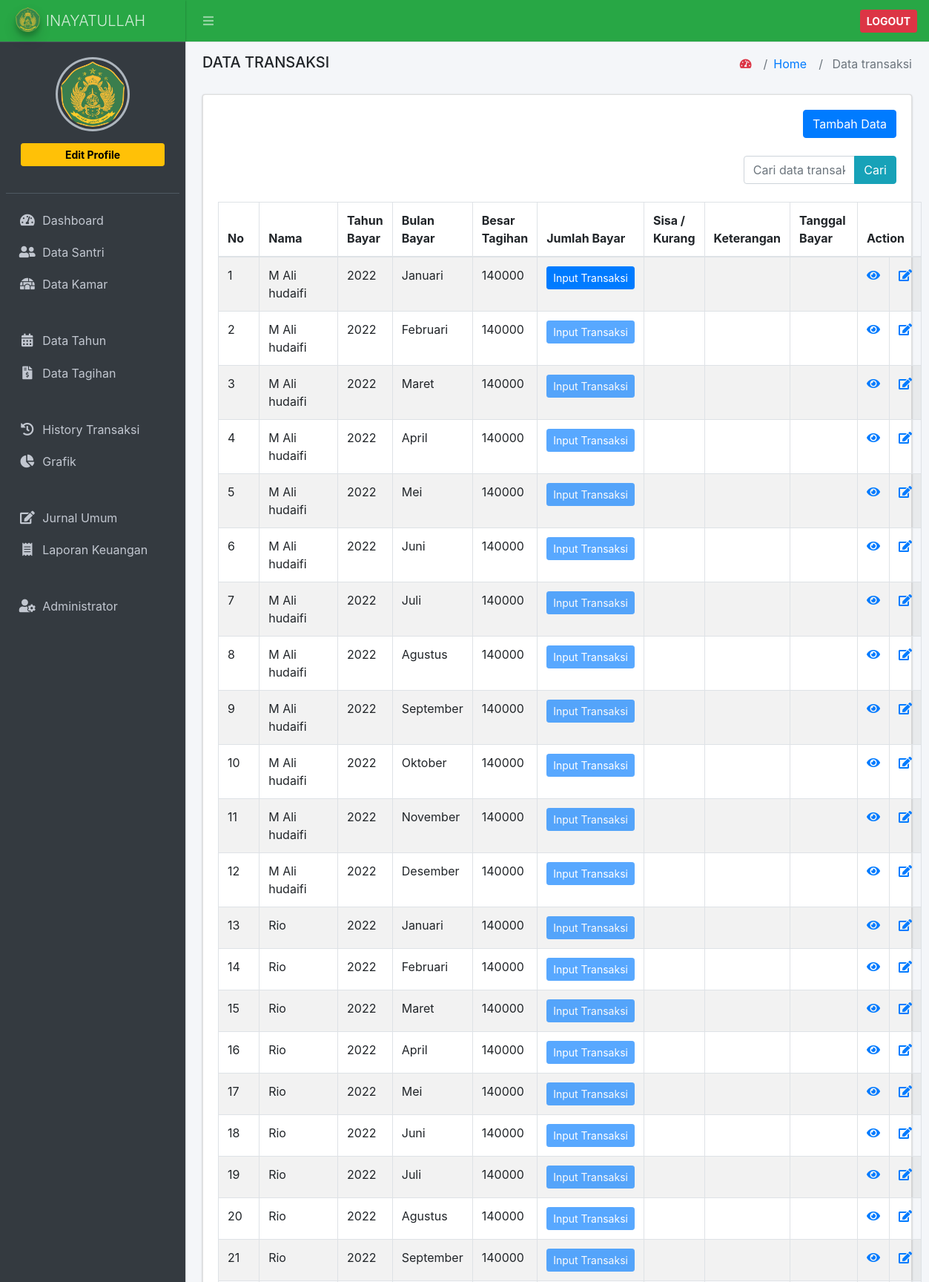
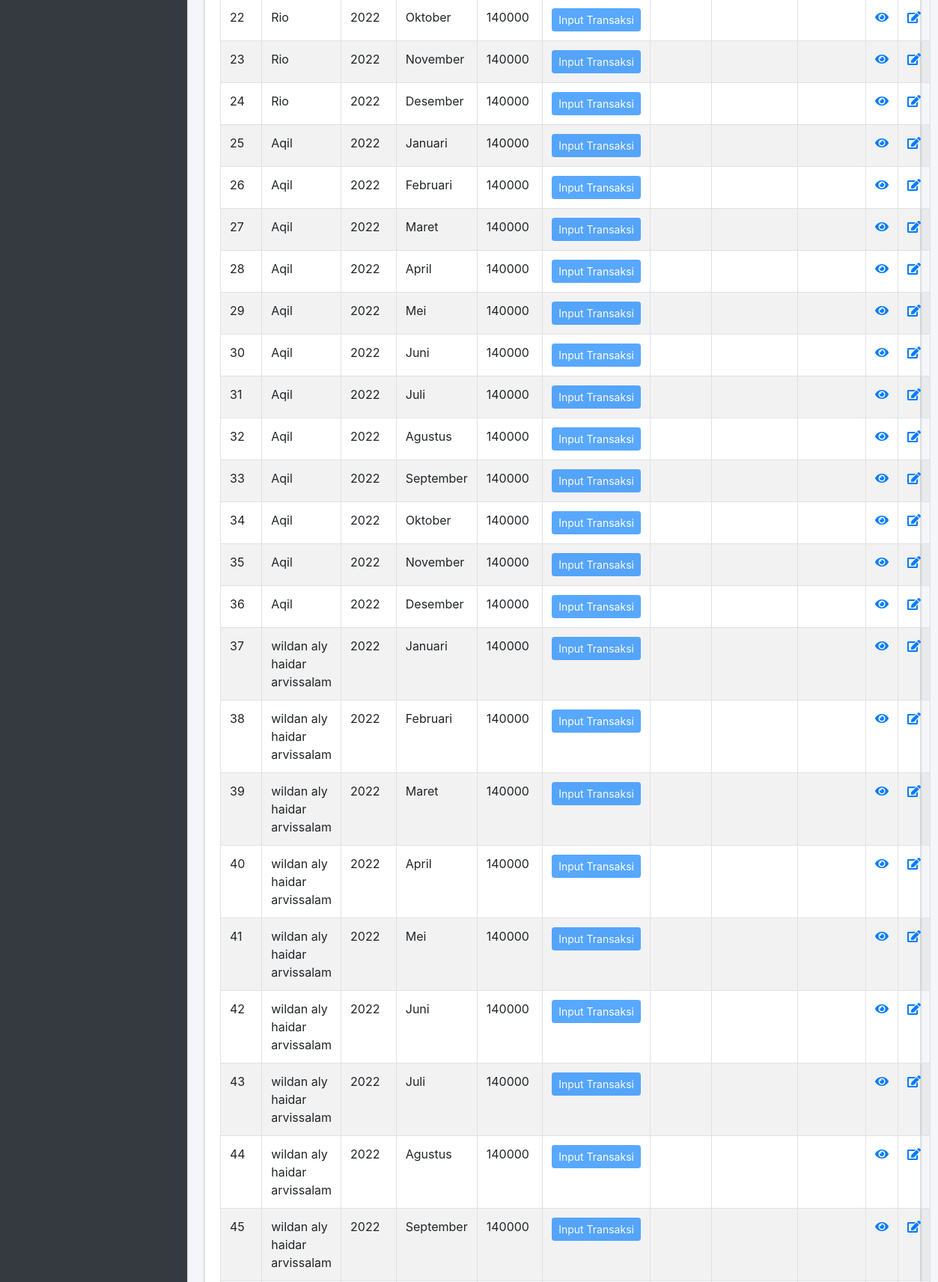
Page /index.php/data_transaksi (upper part) on the committed database (2 pictures, top to bottom).
### tables this page shows
CREATE TABLE `tb_data_transaksi` (
  `id_data_transaksi` int(11) NOT NULL,
  `id_data_santri` int(11) NOT NULL,
  `id_data_tagihan` int(11) DEFAULT NULL,
  `jumlah_bayar` varchar(100) DEFAULT NULL,
  `sisa` varchar(100) DEFAULT NULL,
  `keterangan` enum('0','1') DEFAULT NULL,
  `tanggal_bayar` datetime DEFAULT NULL,
  `created_by` varchar(200) NOT NULL
);

CREATE TABLE `tb_data_santri` (
  `id` int(11) NOT NULL,
  `nama` varchar(200) NOT NULL,
  `nis` varchar(20) NOT NULL,
  `tgl_lahir` date DEFAULT NULL,
  `alamat` varchar(200) NOT NULL,
  `jenis_kelamin` enum('L','P') NOT NULL,
  `id_kamar` int(11) NOT NULL,
  `id_kelas` int(11) NOT NULL,
  `no_hp` varchar(20) NOT NULL,
  `password` varchar(20) NOT NULL,
  `tgl_masuk` date DEFAULT NULL,
  `status` enum('1','2','3','4') NOT NULL DEFAULT '1',
  `foto` varchar(200) NOT NULL
);

CREATE TABLE `tb_tahun` (
  `id_tahun` int(11) NOT NULL,
  `nama_tahun` varchar(200) NOT NULL,
  `nominal_tagihan` varchar(200) NOT NULL
);

CREATE TABLE `tb_bulan` (
  `id_bulan` int(11) NOT NULL,
  `nama_bulan` varchar(100) NOT NULL
);

CREATE TABLE `tb_data_tagihan` (
  `id` int(11) NOT NULL,
  `id_tahun` int(11) NOT NULL,
  `id_bulan` int(11) NOT NULL,
  `nominal` varchar(200) NOT NULL
);

### application/controllers/Data_transaksi.php (called while the page is built, shortened)
<?php
class Data_transaksi extends CI_Controller
{
	public function __construct()
	{
		$this->load->model('m_data_transaksi');
		$this->load->library('form_validation');
	}
	public function index()
	{
		$data = [
			'title' => 'Data transaksi',
			'isi' => 'data_transaksi/index',
			'data_transaksi' => $this->m_data_transaksi->get_all_data(),
			'start' => $this->uri->segment(3),
			'jumlah_data' => $this->m_data_transaksi->count_search_data(),
		];
		return $this->load->view('master/index', $data);
	}
}

### index.php (called while the page is built, shortened)
<?php
require_once BASEPATH.'core/CodeIgniter.php';

### application/models/m_data_transaksi.php (called while the page is built, shortened)
<?php
class m_data_transaksi extends CI_Model
{
	public function get_all_data()
	{
		$this->db->join('tb_data_santri', 'tb_data_santri.id = tb_data_transaksi.id_data_santri');
		$this->db->join('tb_data_tagihan', 'tb_data_tagihan.id = tb_data_transaksi.id_data_tagihan');
		$this->db->join('tb_kamar', 'tb_kamar.id_kamar = tb_data_santri.id_kamar');
		$this->db->join('tb_kelas', 'tb_kelas.id_kelas = tb_data_santri.id_kelas');
		$this->db->join('tb_tahun', 'tb_data_tagihan.id_tahun = tb_tahun.id_tahun');
		$this->db->join('tb_bulan', 'tb_data_tagihan.id_bulan = tb_bulan.id_bulan');
		$this->db->order_by('id_data_santri', 'ASC');
		$this->db->order_by('tb_tahun.id_tahun', 'ASC');
		$this->db->order_by('tb_bulan.id_bulan', 'ASC');
		return $this->db->get('tb_data_transaksi')->result();
	}
}

### application/views/data_transaksi/index.php (the view, shortened to what this page needs)
<div class="card">
    <div class="card-body">
        <div id="example1_wrapper" class="dataTables_wrapper dt-bootstrap4">
            <div class="row d-flex">
                <div class="col-6">
                </div>
                <div class="col-6">
                    <div class="dataTables_length float-right" id="example1_length">
                        <a href="<?= base_url('data_transaksi/add') ?>" type="button" class="btn btn-primary" data-toggle="tooltip" data-placement="top" title="Tambah Data">Tambah Data</a>
                    </div>
                </div>
            </div>
            <br>
            <div class="row d-flex">
                <div class="col-9">
                </div>
                <div class="col-3">
                    <form action="" method="post">
                        <div class="input-group input-group-md">
                            <input type="text" class="form-control" placeholder="Cari data transaksi.." name="keyword">
                            <span class="input-group-append">
                                <button type="submit" class="btn btn-info" data-toggle="tooltip" data-placement="top" title="Cari">Cari</button>
                            </span>
                        </div>
                    </form>
                </div>
            </div>
            <br>
            <div class="row">
                <div class="col-sm-12">
                    <table id="example1" class="table table-bordered table-striped dataTable" role="grid" aria-describedby="example1_info">
                        <thead>
                            <tr role="row">
                                <th class="sorting_asc" tabindex="0" aria-controls="example1" rowspan="1" colspan="1" aria-sort="ascending" aria-label="No: activate to sort column descending">No</th>
                                <th class="sorting" tabindex="0" aria-controls="example1" rowspan="1" colspan="1" aria-label="Nama: activate to sort column ascending">Nama</th>
                                <th class="sorting" tabindex="0" aria-controls="example1" rowspan="1" colspan="1" aria-label="Alamat: activate to sort column ascending">Tahun Bayar</th>
                                <th class="sorting" tabindex="0" aria-controls="example1" rowspan="1" colspan="1" aria-label="Kamar: activate to sort column ascending">Bulan Bayar</th>
                                <th class="sorting" tabindex="0" aria-controls="example1" rowspan="1" colspan="1" aria-label="Kelas: activate to sort column ascending">Besar Tagihan</th>
                                <th class="sorting" tabindex="0" aria-controls="example1" rowspan="1" colspan="1" aria-label="Kelas: activate to sort column ascending">Jumlah Bayar</th>
                                <th class="sorting" tabindex="0" aria-controls="example1" rowspan="1" colspan="1" aria-label="Kelas: activate to sort column ascending">Sisa / Kurang</th>
                                <th class="sorting" tabindex="0" aria-controls="example1" rowspan="1" colspan="1" aria-label="Kelas: activate to sort column ascending">Keterangan</th>
                                <th class="sorting" tabindex="0" aria-controls="example1" rowspan="1" colspan="1" aria-label="Kelas: activate to sort column ascending">Tanggal Bayar</th>
                                <th class="sorting" tabindex="0" aria-controls="example1" rowspan="1" colspan="3" aria-label="Kelas: activate to sort column ascending">Action</th>
                            </tr>
                        </thead>
                        <tbody>
                            <?php
                            $urut = 0;
                            foreach ($data_transaksi as $ds) {
                            ?>
                                <tr role="row" class="odd">
                                    <td><?= ++$start ?></td>
                                    <td><?= $ds->nama; ?></td>
                                    <td><?= $ds->nama_tahun; ?></td>
                                    <td><?= $ds->nama_bulan; ?></td>
                                    <td><?= $ds->nominal; ?></td>
                                    <td>
                                        <?php
                                        if ($ds->jumlah_bayar) {
                                            echo $ds->jumlah_bayar;
                                        } else if ($urut == 0) { ?>
                                            <?php $urut++; ?>
                                            <a type="button" class="btn btn-sm btn-primary" data-toggle="tooltip" data-placement="top" title="Input Transaksi" href="<?= base_url('data_transaksi/add/') ?><?= $ds->id_data_transaksi ?>">Input Transaksi</a>
                                        <?php } else { ?>
                                            <a type="button" aria-disabled="true" class="btn btn-sm btn-primary disabled" data-toggle="tooltip" data-placement="top" title="Input Transaksi" href="<?= base_url('data_transaksi/add/') ?><?= $ds->id_data_transaksi ?>">Input Transaksi</a>
                                        <?php } ?>
                                    </td>
                                    <td>
                                    </td>
                                    <td>
                                    </td>
                                    <td><?= $ds->tanggal_bayar; ?></td>
                                    <td width="50">
                                        <a class="text-primary" data-toggle="tooltip" data-placement="top" title="Detail" href="<?= base_url('data_transaksi/detail/') ?><?= $ds->id_data_transaksi ?>"><i class="fa fa-eye"></i></a>
                                    </td>
                                    <td width="50">
                                        <a class="text-primary" data-toggle="tooltip" data-placement="top" title="Edit" href="<?= base_url('data_transaksi/edit/') ?><?= $ds->id_data_transaksi ?>"><i class="fa fa-edit"></i></a>
                                    </td>
                                </tr>
                            <?php
                            } ?>
                        </tbody>
                    </table>
                </div>
            </div>
        </div>
    </div>
</div>

### rows in the picture
tb_data_transaksi: id_data_santri.nama "M Ali hudaifi", tb_tahun.nama_tahun "2022", tb_bulan.nama_bulan "Januari", id_data_tagihan.nominal "140000"
tb_data_transaksi: id_data_santri.nama "M Ali hudaifi", tb_tahun.nama_tahun "2022", tb_bulan.nama_bulan "Februari", id_data_tagihan.nominal "140000"
tb_data_transaksi: id_data_santri.nama "M Ali hudaifi", tb_tahun.nama_tahun "2022", tb_bulan.nama_bulan "Maret", id_data_tagihan.nominal "140000"
tb_data_transaksi: id_data_santri.nama "M Ali hudaifi", tb_tahun.nama_tahun "2022", tb_bulan.nama_bulan "April", id_data_tagihan.nominal "140000"
tb_data_transaksi: id_data_santri.nama "M Ali hudaifi", tb_tahun.nama_tahun "2022", tb_bulan.nama_bulan "Mei", id_data_tagihan.nominal "140000"
tb_data_transaksi: id_data_santri.nama "M Ali hudaifi", tb_tahun.nama_tahun "2022", tb_bulan.nama_bulan "Juni", id_data_tagihan.nominal "140000"
tb_data_transaksi: id_data_santri.nama "M Ali hudaifi", tb_tahun.nama_tahun "2022", tb_bulan.nama_bulan "Juli", id_data_tagihan.nominal "140000"
tb_data_transaksi: id_data_santri.nama "M Ali hudaifi", tb_tahun.nama_tahun "2022", tb_bulan.nama_bulan "Agustus", id_data_tagihan.nominal "140000"
tb_data_transaksi: id_data_santri.nama "M Ali hudaifi", tb_tahun.nama_tahun "2022", tb_bulan.nama_bulan "September", id_data_tagihan.nominal "140000"
tb_data_transaksi: id_data_santri.nama "M Ali hudaifi", tb_tahun.nama_tahun "2022", tb_bulan.nama_bulan "Oktober", id_data_tagihan.nominal "140000"
tb_data_transaksi: id_data_santri.nama "M Ali hudaifi", tb_tahun.nama_tahun "2022", tb_bulan.nama_bulan "November", id_data_tagihan.nominal "140000"
tb_data_transaksi: id_data_santri.nama "M Ali hudaifi", tb_tahun.nama_tahun "2022", tb_bulan.nama_bulan "Desember", id_data_tagihan.nominal "140000"
tb_data_transaksi: id_data_santri.nama "Rio", tb_tahun.nama_tahun "2022", tb_bulan.nama_bulan "Januari", id_data_tagihan.nominal "140000"
tb_data_transaksi: id_data_santri.nama "Rio", tb_tahun.nama_tahun "2022", tb_bulan.nama_bulan "Februari", id_data_tagihan.nominal "140000"
tb_data_transaksi: id_data_santri.nama "Rio", tb_tahun.nama_tahun "2022", tb_bulan.nama_bulan "Maret", id_data_tagihan.nominal "140000"
tb_data_transaksi: id_data_santri.nama "Rio", tb_tahun.nama_tahun "2022", tb_bulan.nama_bulan "April", id_data_tagihan.nominal "140000"
tb_data_transaksi: id_data_santri.nama "Rio", tb_tahun.nama_tahun "2022", tb_bulan.nama_bulan "Mei", id_data_tagihan.nominal "140000"
tb_data_transaksi: id_data_santri.nama "Rio", tb_tahun.nama_tahun "2022", tb_bulan.nama_bulan "Juni", id_data_tagihan.nominal "140000"
tb_data_transaksi: id_data_santri.nama "Rio", tb_tahun.nama_tahun "2022", tb_bulan.nama_bulan "Juli", id_data_tagihan.nominal "140000"
tb_data_transaksi: id_data_santri.nama "Rio", tb_tahun.nama_tahun "2022", tb_bulan.nama_bulan "Agustus", id_data_tagihan.nominal "140000"
tb_data_transaksi: id_data_santri.nama "Rio", tb_tahun.nama_tahun "2022", tb_bulan.nama_bulan "September", id_data_tagihan.nominal "140000"
tb_data_transaksi: id_data_santri.nama "Rio", tb_tahun.nama_tahun "2022", tb_bulan.nama_bulan "Oktober", id_data_tagihan.nominal "140000"
tb_data_transaksi: id_data_santri.nama "Rio", tb_tahun.nama_tahun "2022", tb_bulan.nama_bulan "November", id_data_tagihan.nominal "140000"
tb_data_transaksi: id_data_santri.nama "Rio", tb_tahun.nama_tahun "2022", tb_bulan.nama_bulan "Desember", id_data_tagihan.nominal "140000"
tb_data_transaksi: id_data_santri.nama "Aqil", tb_tahun.nama_tahun "2022", tb_bulan.nama_bulan "Januari", id_data_tagihan.nominal "140000"
tb_data_transaksi: id_data_santri.nama "Aqil", tb_tahun.nama_tahun "2022", tb_bulan.nama_bulan "Februari", id_data_tagihan.nominal "140000"
tb_data_transaksi: id_data_santri.nama "Aqil", tb_tahun.nama_tahun "2022", tb_bulan.nama_bulan "Maret", id_data_tagihan.nominal "140000"
tb_data_transaksi: id_data_santri.nama "Aqil", tb_tahun.nama_tahun "2022", tb_bulan.nama_bulan "April", id_data_tagihan.nominal "140000"
tb_data_transaksi: id_data_santri.nama "Aqil", tb_tahun.nama_tahun "2022", tb_bulan.nama_bulan "Mei", id_data_tagihan.nominal "140000"
tb_data_transaksi: id_data_santri.nama "Aqil", tb_tahun.nama_tahun "2022", tb_bulan.nama_bulan "Juni", id_data_tagihan.nominal "140000"
tb_data_transaksi: id_data_santri.nama "Aqil", tb_tahun.nama_tahun "2022", tb_bulan.nama_bulan "Juli", id_data_tagihan.nominal "140000"
tb_data_transaksi: id_data_santri.nama "Aqil", tb_tahun.nama_tahun "2022", tb_bulan.nama_bulan "Agustus", id_data_tagihan.nominal "140000"
tb_data_transaksi: id_data_santri.nama "Aqil", tb_tahun.nama_tahun "2022", tb_bulan.nama_bulan "September", id_data_tagihan.nominal "140000"
tb_data_transaksi: id_data_santri.nama "Aqil", tb_tahun.nama_tahun "2022", tb_bulan.nama_bulan "Oktober", id_data_tagihan.nominal "140000"
tb_data_transaksi: id_data_santri.nama "Aqil", tb_tahun.nama_tahun "2022", tb_bulan.nama_bulan "November", id_data_tagihan.nominal "140000"
tb_data_transaksi: id_data_santri.nama "Aqil", tb_tahun.nama_tahun "2022", tb_bulan.nama_bulan "Desember", id_data_tagihan.nominal "140000"
tb_data_transaksi: id_data_santri.nama "wildan aly haidar arvissalam", tb_tahun.nama_tahun "2022", tb_bulan.nama_bulan "Januari", id_data_tagihan.nominal "140000"
tb_data_transaksi: id_data_santri.nama "wildan aly haidar arvissalam", tb_tahun.nama_tahun "2022", tb_bulan.nama_bulan "Februari", id_data_tagihan.nominal "140000"
tb_data_transaksi: id_data_santri.nama "wildan aly haidar arvissalam", tb_tahun.nama_tahun "2022", tb_bulan.nama_bulan "Maret", id_data_tagihan.nominal "140000"
tb_data_transaksi: id_data_santri.nama "wildan aly haidar arvissalam", tb_tahun.nama_tahun "2022", tb_bulan.nama_bulan "April", id_data_tagihan.nominal "140000"
tb_data_transaksi: id_data_santri.nama "wildan aly haidar arvissalam", tb_tahun.nama_tahun "2022", tb_bulan.nama_bulan "Mei", id_data_tagihan.nominal "140000"
tb_data_transaksi: id_data_santri.nama "wildan aly haidar arvissalam", tb_tahun.nama_tahun "2022", tb_bulan.nama_bulan "Juni", id_data_tagihan.nominal "140000"
tb_data_transaksi: id_data_santri.nama "wildan aly haidar arvissalam", tb_tahun.nama_tahun "2022", tb_bulan.nama_bulan "Juli", id_data_tagihan.nominal "140000"
tb_data_transaksi: id_data_santri.nama "wildan aly haidar arvissalam", tb_tahun.nama_tahun "2022", tb_bulan.nama_bulan "Agustus", id_data_tagihan.nominal "140000"
tb_data_transaksi: id_data_santri.nama "wildan aly haidar arvissalam", tb_tahun.nama_tahun "2022", tb_bulan.nama_bulan "September", id_data_tagihan.nominal "140000"

### other values in the picture
$title "DATA TRANSAKSI"
$title "Data transaksi"
